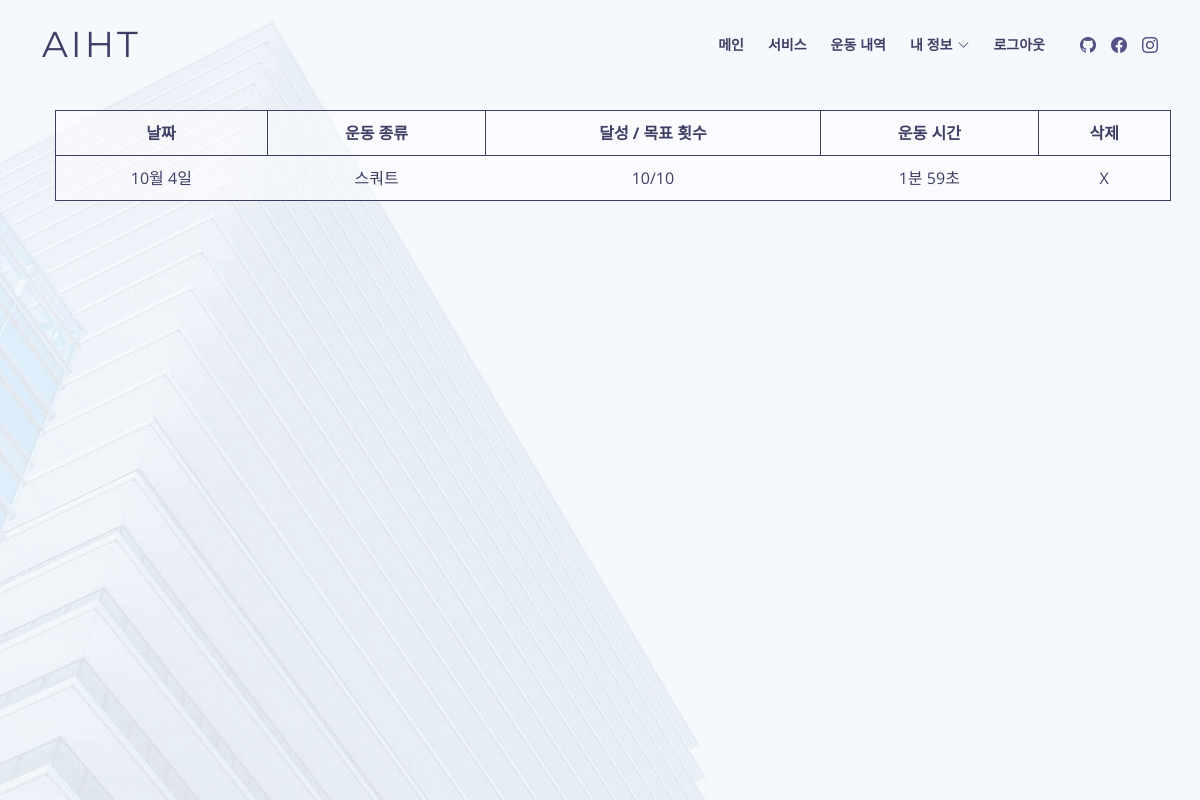
The page /result_list (signed in) on the database its author committed.
### app.py (models this page shows, shortened)
class Result(db.Model):
    __tablename__ = 'result'
    id = db.Column(db.Integer, primary_key=True)
    date = db.Column(db.String(80), nullable=False)
    exercise = db.Column(db.String(80), nullable=False)
    result_num = db.Column(db.String(80), nullable=False)
    exercise_time = db.Column(db.String(80), nullable=False)
    user_id = db.Column(db.Integer, ForeignKey('user.username'))
    user = relationship("User", backref=backref('results', order_by=id))

### app.py (the view)
@app.route('/result_list', methods=['GET'])
def result_list():
    if session['login']:
        results = Result.query.filter_by(user_id=session['username']).all()
        return render_template('result_list.html', results=results)
    else:
        return redirect(url_for('login'))

### templates/result_list.html (shortened to what this page needs)
<!DOCTYPE html>
<html lang="ko">
<head>
  <link href="../static/main/vendor/aos/aos.css" rel="stylesheet">
  <link href="../static/main/vendor/bootstrap/css/bootstrap.min.css" rel="stylesheet">
  <link href="../static/main/vendor/bootstrap-icons/bootstrap-icons.css" rel="stylesheet">
  <link href="../static/main/vendor/glightbox/css/glightbox.min.css" rel="stylesheet">
  <link href="../static/main/vendor/swiper/swiper-bundle.min.css" rel="stylesheet">
  <link href="../static/main/css/style.css" rel="stylesheet">
</head>
<body>
  <header id="header" class="fixed-top d-flex align-items-center header-transparent">
    <div class="container d-flex align-items-center">
      <h1 class="logo me-auto"><a href="/">AIHT</a></h1>
      <nav id="navbar" class="navbar order-last order-lg-0">
        <ul>
          <li><a class="nav-link scrollto" href="/">메인</a></li>
          <li><a class="nav-link scrollto" href="/#services">서비스</a></li>
            {% if session['login'] %}
                <li><a class="nav-link scrollto" href="/result_list">운동 내역</a></li>
                <li class="dropdown"><a href="#"><span>내 정보</span> <i class="bi bi-chevron-down"></i></a>
              </li>
              <li><a class="nav-link scrollto" href="/logout">로그아웃</a></li>
            {% else %}
            <li><a class="nav-link scrollto" href="/login">로그인</a></li>
            {% endif %}
        </ul>
      </nav>
      <div class="social-links">
        <a href="https://github.com/jjuny0310" class="github"><i class="bi bi-github"></i></a>
        <a href="#" class="facebook"><i class="bi bi-facebook"></i></a>
        <a href="#" class="instagram"><i class="bi bi-instagram"></i></a>
      </div>
    </div>
  </header>
  <section id="result_list" class="clearfix">
    <div class="container">
        <table>
            <tr>
                <th>날짜</th>
                <th>운동 종류</th>
                <th>달성 / 목표 횟수</th>
                <th>운동 시간</th>
                <th>삭제</th>
            </tr>
            {% for result in results %}
            <tr>
                <td>{{ result.date }}</td>
                <td>{{ result.exercise}}</td>
                <td>{{ result.result_num }}</td>
                <td>{{ result.exercise_time }}</td>
                <td><a href="javascript:resultDelete({{ result.id }})">X</a></td>
            </tr>
            {% endfor %}
        </table>
    </div>
  </section>
</body>
</html>

### static/main/css/style.css (style rules this page uses)
body { background: #fff; color: #444; font-family: "Open Sans", sans-serif; }
a { color: #1bb1dc; text-decoration: none; transition: 0.5s; }
h1, h2, h3, h4, h5, h6 { font-family: "Montserrat", sans-serif; font-weight: 400; margin: 0 0 20px 0; padding: 0; }
#header { background: #fff; transition: all 0.5s; z-index: 997; height: 90px; }
#header.header-transparent { background: transparent; }
#header .logo { font-size: 36px; margin: 0; padding: 0; font-weight: 400; letter-spacing: 3px; text-transform: uppercase; }
#header .logo a { color: #413e66; }
#header .social-links { margin: 0 0 0 20px; display: inline-flex; align-items: center; justify-content: center; }
#header .social-links a { color: #555186; transition: 0.3s; line-height: 0; margin-left: 15px; }
#header .social-links a i { line-height: 0; }
.navbar { padding: 0; }
.navbar ul { margin: 0; padding: 0; display: flex; list-style: none; align-items: center; }
.navbar li { position: relative; }
.navbar a, .navbar a:focus { display: flex; align-items: center; justify-content: space-between; padding: 10px 0 10px 24px; font-family: "Montserrat", sans-serif; text-transform: uppercase; font-size: 14px; font-weight: 600; color: #413e66; white-space: nowrap; transition: 0.3s; }
.navbar a i, .navbar a:focus i { font-size: 12px; line-height: 0; margin-left: 5px; }
section { overflow: hidden; }
#result_list { width: 100%; height: 100vh; position: relative; background: #f5f8fd url("../img/intro-bg.jpg") center top no-repeat; background-size: cover; padding-top: 110px; padding-left: 25px; }
#result_list table { width: 100%; background-color: rgba(255, 255, 255, 0.5); text-align: center; border: 1px solid #413e66; }
#result_list th { color: #413e66; border: 1px solid #413e66; padding: 10px; }
#result_list td { color: #413e66; border-bottom: 1px solid #413e66; padding: 10px; }
#result_list td a { color: #413e66; }

### rows shown on the page
Result: date "10월 4일", exercise "스쿼트", result_num "10/10", exercise_time "1분 59초"
